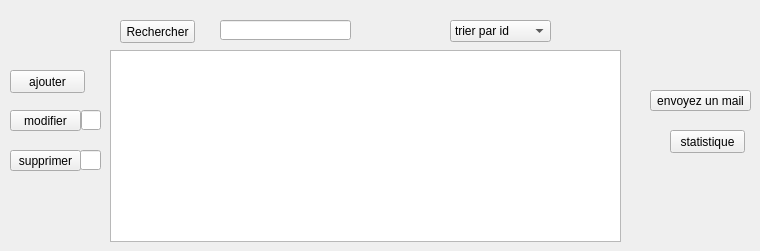
     <widget class="QWidget" name="page_14">
      <widget class="QPushButton" name="pushButton_recherche_5">
       <property name="geometry">
        <rect>
         <x>120</x>
         <y>20</y>
         <width>75</width>
         <height>23</height>
        </rect>
       </property>
       <property name="text">
        <string>Rechercher</string>
       </property>
      </widget>
      <widget class="QLineEdit" name="recherche_7">
       <property name="geometry">
        <rect>
         <x>220</x>
         <y>20</y>
         <width>131</width>
         <height>20</height>
        </rect>
       </property>
      </widget>
      <widget class="QComboBox" name="trier_6">
       <property name="geometry">
        <rect>
         <x>450</x>
         <y>20</y>
         <width>101</width>
         <height>22</height>
        </rect>
       </property>
       <property name="layoutDirection">
        <enum>Qt::LeftToRight</enum>
       </property>
       <property name="maxVisibleItems">
        <number>3</number>
       </property>
       <property name="insertPolicy">
        <enum>QComboBox::InsertAtTop</enum>
       </property>
       <item>
        <property name="text">
         <string>trier par id</string>
        </property>
       </item>
       <item>
        <property name="text">
         <string>trier par date</string>
        </property>
       </item>
      </widget>
      <widget class="QTableView" name="afficher3_3">
       <property name="geometry">
        <rect>
         <x>110</x>
         <y>50</y>
         <width>511</width>
         <height>192</height>
        </rect>
       </property>
      </widget>
      <widget class="QPushButton" name="mail_3">
       <property name="geometry">
        <rect>
         <x>650</x>
         <y>90</y>
         <width>101</width>
         <height>21</height>
        </rect>
       </property>
       <property name="text">
        <string>envoyez un mail</string>
       </property>
      </widget>
      <widget class="QPushButton" name="pushButton_16">
       <property name="geometry">
        <rect>
         <x>670</x>
         <y>130</y>
         <width>75</width>
         <height>23</height>
        </rect>
       </property>
       <property name="text">
        <string>statistique</string>
       </property>
      </widget>
      <widget class="QPushButton" name="pushButton_ajouter_3">
       <property name="geometry">
        <rect>
         <x>10</x>
         <y>70</y>
         <width>75</width>
         <height>23</height>
        </rect>
       </property>
       <property name="text">
        <string>ajouter</string>
       </property>
      </widget>
      <widget class="QLineEdit" name="id_4">
       <property name="geometry">
        <rect>
         <x>81</x>
         <y>110</y>
         <width>20</width>
         <height>20</height>
        </rect>
       </property>
      </widget>
      <widget class="QPushButton" name="modifierBoffre_3">
       <property name="geometry">
        <rect>
         <x>10</x>
         <y>110</y>
         <width>71</width>
         <height>21</height>
        </rect>
       </property>
       <property name="text">
        <string>modifier</string>
       </property>
      </widget>
      <widget class="QLineEdit" name="idd_3">
       <property name="geometry">
        <rect>
         <x>80</x>
         <y>150</y>
         <width>21</width>
         <height>20</height>
        </rect>
       </property>
       <property name="text">
        <string/>
       </property>
      </widget>
      <widget class="QPushButton" name="supprimer_5">
       <property name="geometry">
        <rect>
         <x>10</x>
         <y>150</y>
         <width>71</width>
         <height>21</height>
        </rect>
       </property>
       <property name="text">
        <string>supprimer</string>
       </property>
      </widget>
     </widget>
